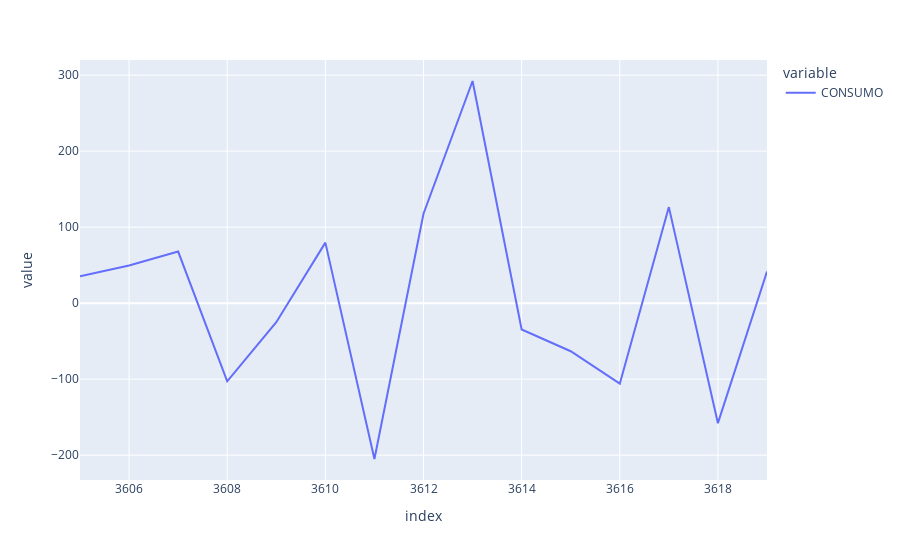

The notebook cell this image was saved under:
### Code cell
residuals = np.array(forecast) - to_pred 
px.line(residuals)

### Figure 1 — Plotly figure (JSON) as saved in the notebook; plotly's stock layout.template omitted (floating-point values rounded to 4 significant figures)
{"data": [{"hovertemplate": "variable=CONSUMO<br>index=%{x}<br>value=%{y}<extra></extra>", "legendgroup": "CONSUMO", "line": {"color": "#636efa", "dash": "solid"}, "marker": {"symbol": "circle"}, "mode": "lines", "name": "CONSUMO", "orientation": "v", "showlegend": true, "type": "scatter", "x": [3605, 3606, 3607, 3608, 3609, 3610, 3611, 3612, 3613, 3614, 3615, 3616, 3617, 3618, 3619], "xaxis": "x", "y": [35.42, 49.6, 67.89, -102.8, -25.04, 79.58, -205.0, 117.7, 292.2, -34.67, -63.3, -105.9, 126.3, -157.9, 41.66], "yaxis": "y"}], "layout": {"legend": {"title": {"text": "variable"}, "tracegroupgap": 0}, "margin": {"t": 60}, "xaxis": {"anchor": "y", "domain": [0, 1], "title": {"text": "index"}}, "yaxis": {"anchor": "x", "domain": [0, 1], "title": {"text": "value"}}}}
